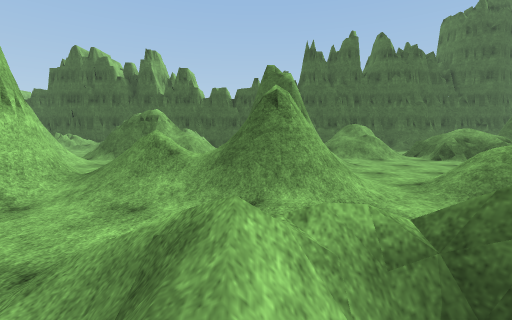
[1] (above)

24 first-person views from a walk through a Unity game level. The camera is 1.4 m above the floor, tilts 6° down and sees 90° across. The floor is counted in squares, 2 m on a side. Each view is taken from the middle of a square. On the plan, view 1 faces up. The plan holds only what a view shows up to about 9 squares ahead; the rest is blank. The place goes on beyond the plan. Surface patterns are stand-ins for the level's own textures.

[2]
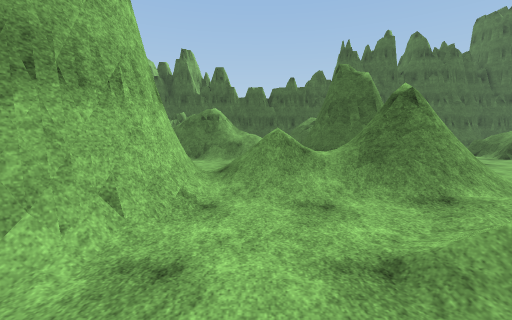

[3]
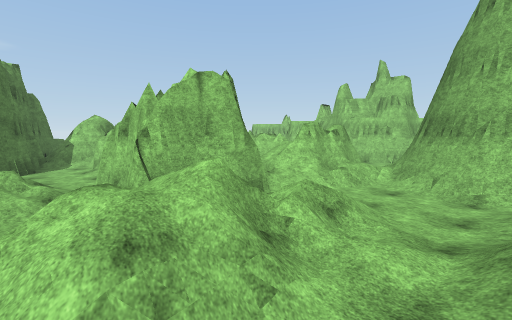

[4]
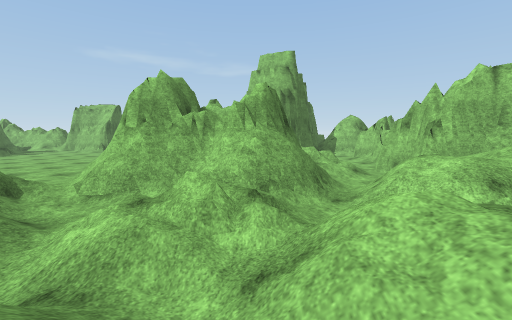

[5]
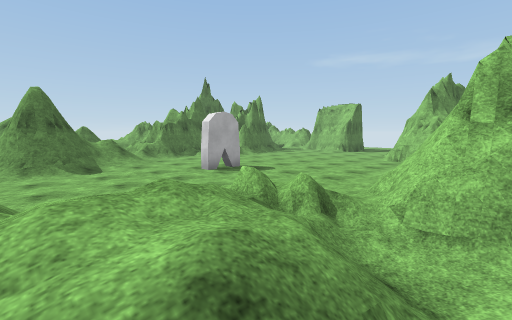

[6]
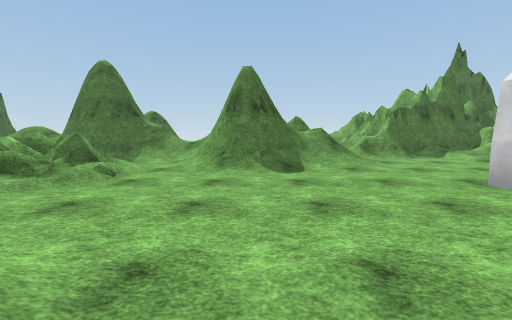

[7]
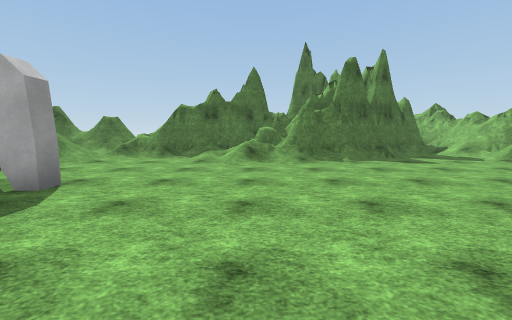

[8]
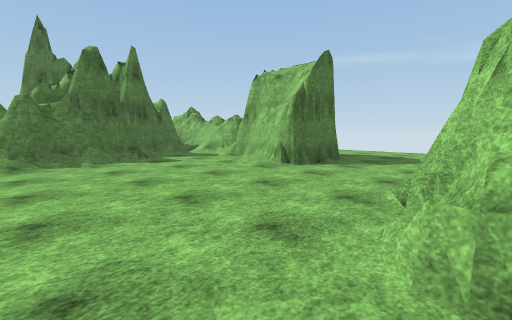

[9]
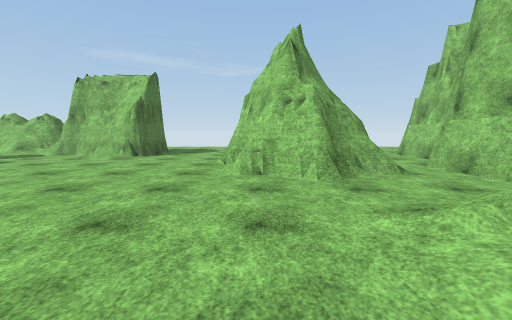

[10]
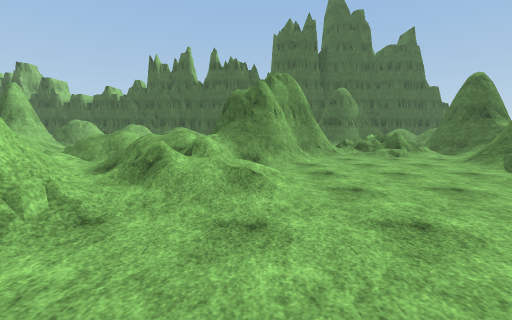

[11]
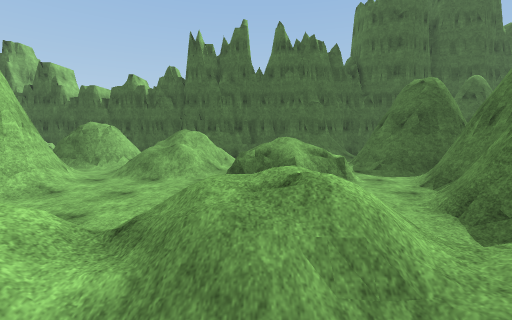

[12]
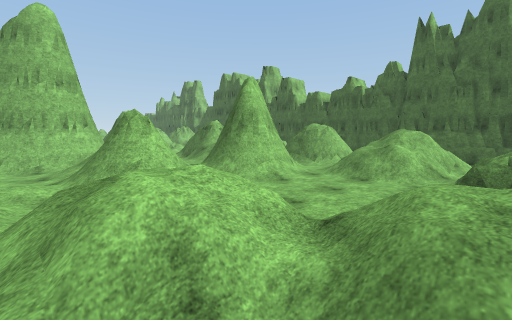

[13]
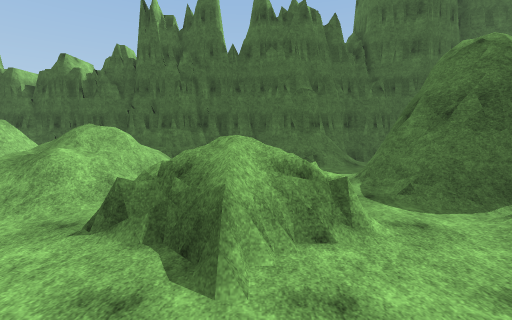

[14]
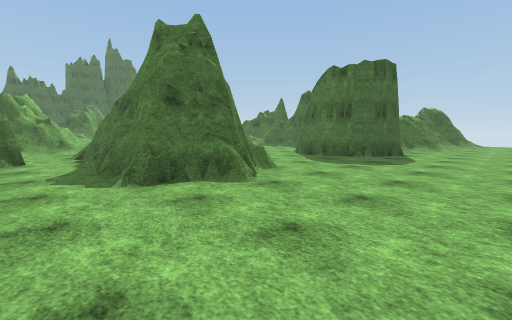

[15]
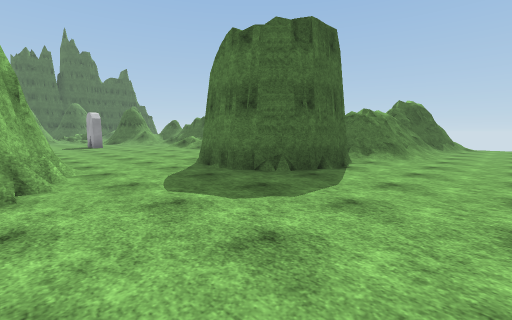

[16]
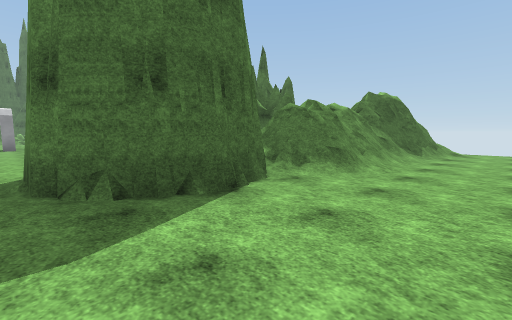

[17]
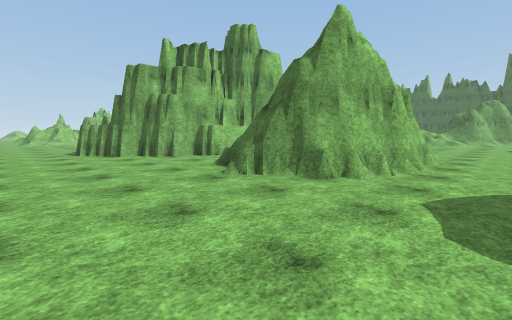

[18]
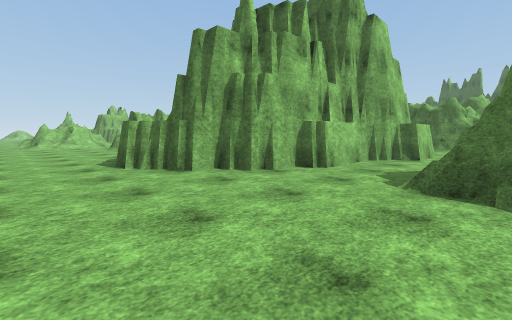

[19]
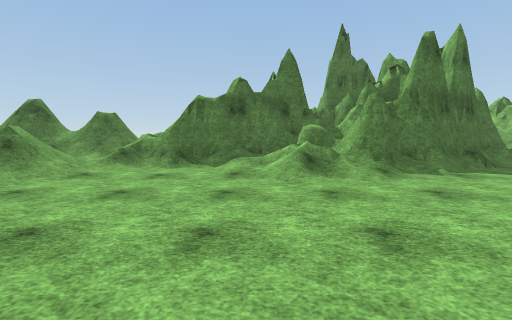

[20]
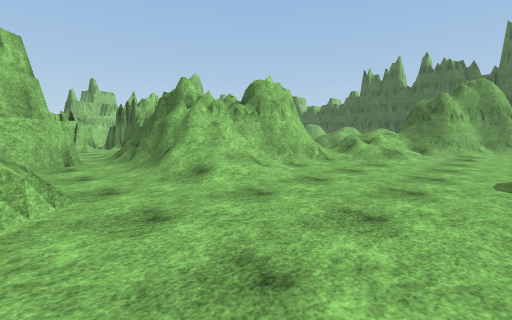

[21]
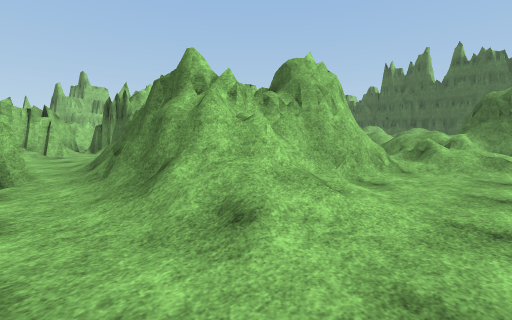

[22]
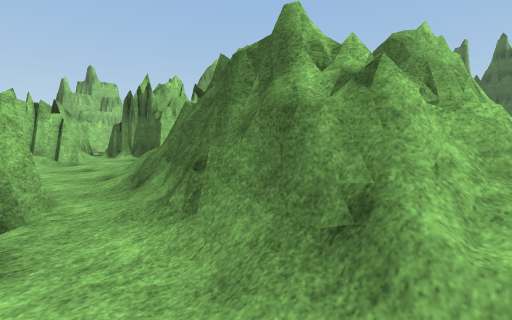

[23]
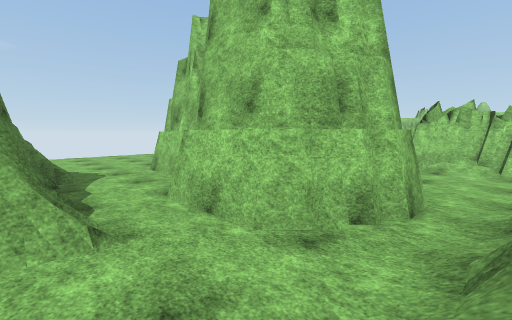

[24]
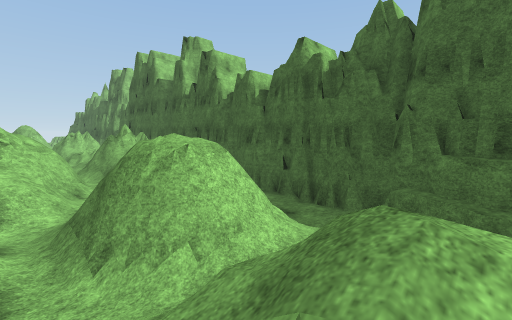

### Floor plan
Key: @ floor where view 1 was taken; # wall or solid block; x gap in a wall; . main floor; : floor 0.25 m higher than the main floor; + floor 1 m higher than the main floor; * floor 1.25 m higher than the main floor; % floor 1.5 m higher than the main floor; / step, stairs or slope; = window, fence, low wall or low ledge; ^ raised ledge; O other object.
Columns run from 4 left of view 1 to 23 right of it. Each row starts with its distance up from view 1.
 14   ###############
 13     ...^##  ##/
 12      #/      ..
 11 //   #/ //   .
 10 ##//##//==   /#
  9 ^^////.///^^=/##
  8 ##//##///.^^^./
  7 .../##/....=./#      #
  6 ..  ##/....../####==/##
  5 /.  x/.../ /.####.=/./#
  4 ##//##.///*//###...../+
  3 ##////./%///////.../#  ##
  2 ##..::////////...../#  ##
  1 #..//=//.//////.....=//=
  0 #=/.@ ///#=#///.....//:/#
 -1 ##=###/.#####......../==
 -2  =####./#####....O.../##
 -3    ###.=####=.........##
 -4    #.../####=/......///#
 -5    ##/.../##//....../=^#
 -6    ##/..##/.........:###
 -7    #//.####..#.......##
 -8      /.# ##.###....../#
 -9       ## #..###.......##
-10          #..###......./#
-11         ##.=###...##.//#
-12         #...###...####=##
-13   ..   ##....#....########
-14  .....##.............////##
-15 ............................
-16 ............................

Positions as (right, up) in squares from view 1, and headings:
1: (0, 0), facing up
2: (-2, 0), facing up
3: (3, 3), facing down-left
4: (5, 4), facing down
5: (7, 3), facing down-right
6: (10, 2), facing right
7: (10, -5), facing right
8: (10, -6), facing down-right
9: (10, -3), facing down
10: (10, -3), facing up
11: (6, 2), facing up
12: (6, 2), facing up-left
13: (7, 5), facing up
14: (6, -16), facing up-right
15: (10, -16), facing up-right
16: (13, -16), facing up-right
17: (12, -16), facing up-left
18: (8, -16), facing up-left
19: (12, -4), facing right
20: (12, -7), facing up-left
21: (10, -6), facing up-left
22: (8, -6), facing up-left
23: (8, -5), facing down-left
24: (4, 9), facing up-left
